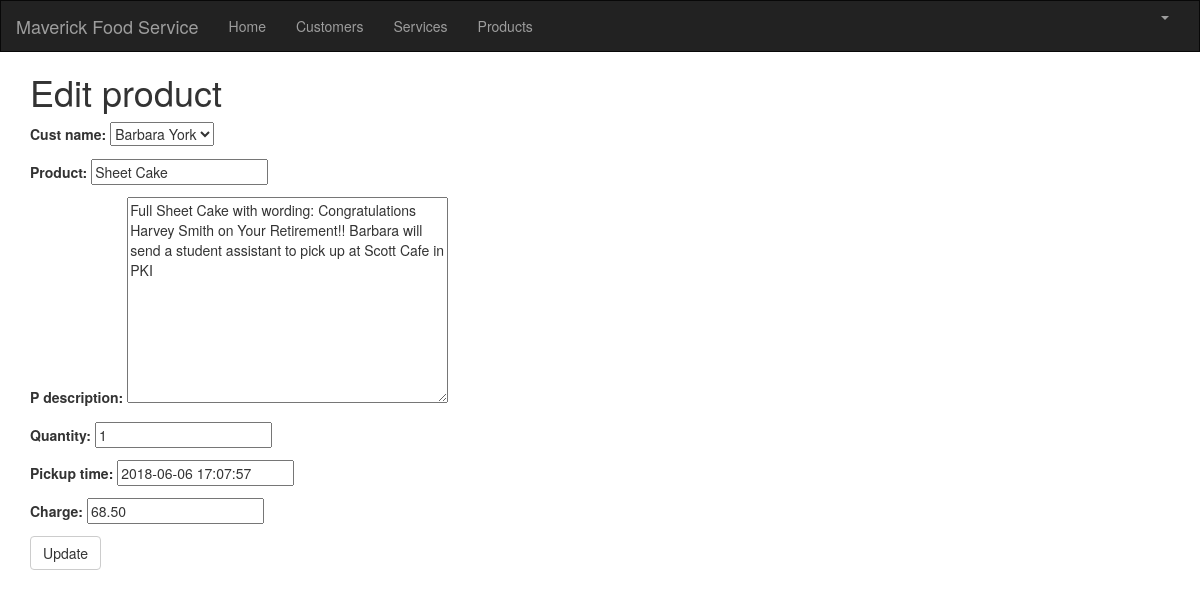
Screenshot of /product/1/edit/ (signed in) with the database file from the repository.
### crm/models.py (models this page shows, shortened)
class Customer(models.Model):
    cust_name = models.CharField(max_length=50)
    organization = models.CharField(max_length=100, blank=True)
    role = models.CharField(max_length=100)
    email = models.EmailField(max_length=100)
    bldgroom = models.CharField(max_length=100)
    address = models.CharField(max_length=200)
    account_number = models.IntegerField(blank=False, null=False)
    city = models.CharField(max_length=50)
    state = models.CharField(max_length=50)
    zipcode = models.CharField(max_length=10)
    phone_number = models.CharField(max_length=50)
    created_date = models.DateTimeField(
        default=timezone.now)
    updated_date = models.DateTimeField(auto_now_add=True)
    def __str__(self):
        return str(self.cust_name)

class Product(models.Model):
    cust_name = models.ForeignKey(Customer, on_delete=models.CASCADE, related_name='products')
    product = models.CharField(max_length=100)
    p_description = models.TextField()
    quantity = models.IntegerField()
    pickup_time = models.DateTimeField(
        default=timezone.now)
    charge = models.DecimalField(max_digits=10, decimal_places=2)
    created_date = models.DateTimeField(
        default=timezone.now)
    updated_date = models.DateTimeField(auto_now_add=True)

### crm/views.py (the view)
# urls.py: path('product/<int:pk>/edit/', views.product_edit, name='product_edit'),
@login_required
def product_edit(request, pk):
   product = get_object_or_404(Product, pk=pk)
   if request.method == "POST":
       form = ProductForm(request.POST, instance=product)
       if form.is_valid():
           product = form.save()
           product.updated_date = timezone.now()
           product.save()
           product = Product.objects.filter(created_date__lte=timezone.now())
           return render(request, 'crm/product_list.html', {'products': product})
   else:
       form = ProductForm(instance=product)
   return render(request, 'crm/product_edit.html', {'form': form})

### crm/forms.py
class ProductForm(forms.ModelForm):
    class Meta:
        model = Product
        fields = ('cust_name', 'product', 'p_description', 'quantity', 'pickup_time', 'charge', )

### crm/templates/crm/product_edit.html
{% extends 'crm/base.html' %}
{% load crispy_forms_tags %}
{% block content %}
    <h1>Edit product</h1>
    <form method="POST" class="product-form">{% csrf_token %}
        {{ form.as_p }}
        <button type="submit" class="save btn btn-default">Update</button>
    </form>
{% endblock %}

### rows the page displays
Customer: cust_name "Barbara York"
Product: product "Sheet Cake", p_description "Full Sheet Cake with wording: Congratulations Harvey Smith on Your Retirement!! Barbara will send a student assistant to pick up at Scott Cafe in PKI", quantity "1", pickup_time "2018-06-06 17:07:57", charge "68.50"
